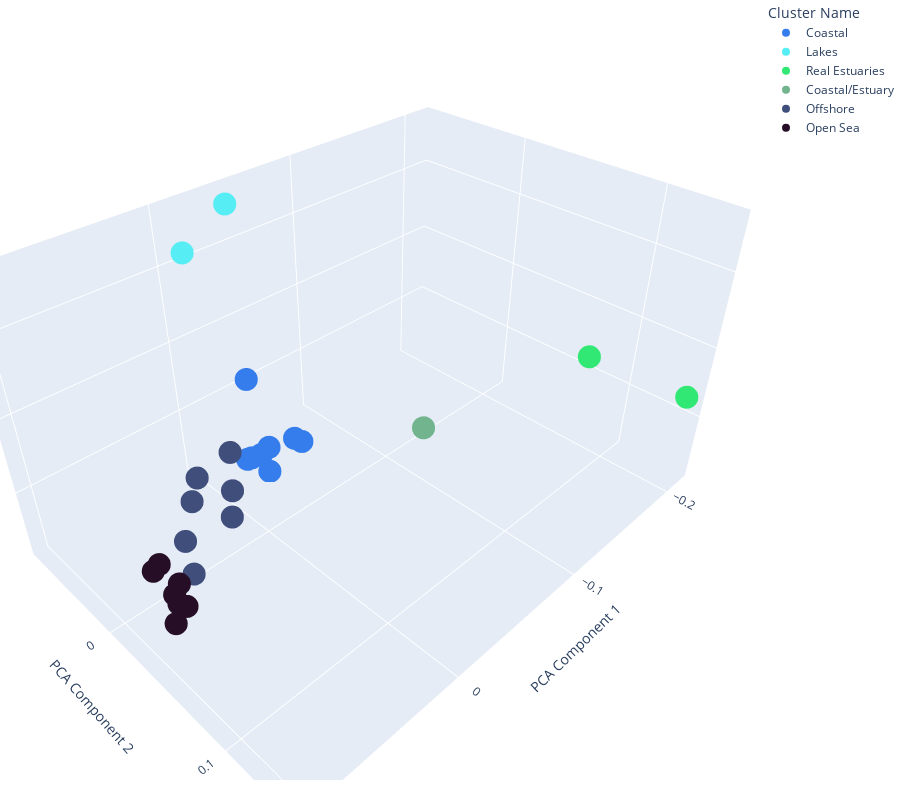

Notebook code for this chart:
### Code cell
plot_inertia(10)

n_clusters = 6
kmeans = KMeans(n_clusters=n_clusters, random_state=0)
kmeans.fit(feature_vecs)
labels = kmeans.labels_
print(labels)

pca = PCA(n_components=3)
reduced_features = pca.fit_transform(feature_vecs)

# fig = plt.figure()
# ax = fig.add_subplot(111, projection='3d')

# colors = ['r', 'g', 'b', 'y', 'c', 'm']
# for i in range(n_clusters):
#     ax.scatter(reduced_features[labels == i, 0], reduced_features[labels == i, 1], reduced_features[labels == i, 2], 
#                color=colors[i], label=f'Cluster {i}')

# ax.set_xlabel('PCA Component 1')
# ax.set_ylabel('PCA Component 2')
# ax.set_zlabel('PCA Component 3')
# ax.legend()
# plt.title('K-means Clustering')
# plt.show()

location_clusters = []

for i in range(n_clusters):
    location_cluster = [locations[j] for j in range(len(labels)) if labels[j] == i]
    location_clusters.append(location_cluster)
    print(f"Cluster {i}:")
    print(location_cluster)
    print(len(location_cluster))
    print()

color_dict = {"Open Sea": "#260f26", "Offshore": "#404e7c", "Coastal": "#357ded", "Coastal/Estuary": "#71b48d", "Real Estuaries": "#32e875", "Lakes": "#56eef4"}


cluster_name_map = {"0": "Open Sea", "1": "Offshore", "2": "Coastal", "3": "Coastal/Estuary", "4": "Real Estuaries", "5": "Lakes"}



df = pd.DataFrame(reduced_features, columns=['PCA Component 1', 'PCA Component 2', 'PCA Component 3'])
df['Cluster'] = labels.astype(str)
df['Cluster Name'] = df['Cluster'].map(cluster_name_map)

df['Location'] = normalized_phyto.index
display(df)
print(df)
fig = px.scatter_3d(df, x='PCA Component 1', y='PCA Component 2', z='PCA Component 3', color='Cluster Name', color_discrete_map = color_dict, hover_name='Location', height=600, width=900)

fig.update_layout(margin=dict(l=0, r=0, b=20, t=0), legend=dict(y=0.5))

fig.show()

### Figure 1 — Plotly figure (JSON) as saved in the notebook; plotly's stock layout.template omitted (floating-point values rounded to 4 significant figures)
{"data": [{"hovertemplate": "<b>%{hovertext}</b><br><br>Cluster Name=Coastal<br>PCA Component 1=%{x}<br>PCA Component 2=%{y}<br>PCA Component 3=%{z}<extra></extra>", "hovertext": ["DANTZGT", "GOERE6", "HUIBGOT", "LODSGT", "MARSDND", "ROTTMPT3", "VLISSGBISSVH", "WALCRN2"], "legendgroup": "Coastal", "marker": {"color": "#357ded", "symbol": "circle"}, "mode": "markers", "name": "Coastal", "scene": "scene", "showlegend": true, "type": "scatter3d", "x": [-0.06407, -0.02193, -0.03092, -0.04758, -0.01582, -0.0286, -0.06076, -0.03212], "y": [-0.05004, -0.04127, -0.03455, -0.07508, -0.03714, -0.04011, -0.03856, -0.03736], "z": [-0.0399, -0.02713, -0.01995, 0.003416, -0.02236, -0.0276, -0.03434, -0.04186]}, {"hovertemplate": "<b>%{hovertext}</b><br><br>Cluster Name=Lakes<br>PCA Component 1=%{x}<br>PCA Component 2=%{y}<br>PCA Component 3=%{z}<extra></extra>", "hovertext": ["DREISR", "SOELKKPDOT"], "legendgroup": "Lakes", "marker": {"color": "#56eef4", "symbol": "circle"}, "mode": "markers", "name": "Lakes", "scene": "scene", "showlegend": true, "type": "scatter3d", "x": [-0.008509, -0.03646], "y": [-0.06873, -0.06375], "z": [0.1101, 0.1318]}, {"hovertemplate": "<b>%{hovertext}</b><br><br>Cluster Name=Real Estuaries<br>PCA Component 1=%{x}<br>PCA Component 2=%{y}<br>PCA Component 3=%{z}<extra></extra>", "hovertext": ["GROOTGND", "SCHAARVODDL"], "legendgroup": "Real Estuaries", "marker": {"color": "#32e875", "symbol": "circle"}, "mode": "markers", "name": "Real Estuaries", "scene": "scene", "showlegend": true, "type": "scatter3d", "x": [-0.1934, -0.2125], "y": [0.08436, 0.1429], "z": [0.02716, 0.0163]}, {"hovertemplate": "<b>%{hovertext}</b><br><br>Cluster Name=Coastal/Estuary<br>PCA Component 1=%{x}<br>PCA Component 2=%{y}<br>PCA Component 3=%{z}<extra></extra>", "hovertext": ["HANSWGL"], "legendgroup": "Coastal/Estuary", "marker": {"color": "#71b48d", "symbol": "circle"}, "mode": "markers", "name": "Coastal/Estuary", "scene": "scene", "showlegend": true, "type": "scatter3d", "x": [-0.128], "y": [0.007283], "z": [-0.0347]}, {"hovertemplate": "<b>%{hovertext}</b><br><br>Cluster Name=Offshore<br>PCA Component 1=%{x}<br>PCA Component 2=%{y}<br>PCA Component 3=%{z}<extra></extra>", "hovertext": ["NOORDWK10", "NOORDWK2", "NOORDWK20", "TERSLG10", "TERSLG4", "WALCRN20", "WALCRN70"], "legendgroup": "Offshore", "marker": {"color": "#404e7c", "symbol": "circle"}, "mode": "markers", "name": "Offshore", "scene": "scene", "showlegend": true, "type": "scatter3d", "x": [0.02899, -0.003479, 0.04207, 0.0591, 0.01252, 0.01998, 0.06689], "y": [-0.02433, -0.03688, -0.01143, 0.004754, -0.01498, -0.007078, 0.02202], "z": [-0.002555, -0.009682, -0.004004, -0.01141, -0.0166, -0.02718, -0.01782]}, {"hovertemplate": "<b>%{hovertext}</b><br><br>Cluster Name=Open Sea<br>PCA Component 1=%{x}<br>PCA Component 2=%{y}<br>PCA Component 3=%{z}<extra></extra>", "hovertext": ["NOORDWK70", "ROTTMPT50", "ROTTMPT70", "TERSLG100", "TERSLG135", "TERSLG175", "TERSLG235"], "legendgroup": "Open Sea", "marker": {"color": "#260f26", "symbol": "circle"}, "mode": "markers", "name": "Open Sea", "scene": "scene", "showlegend": true, "type": "scatter3d", "x": [0.0934, 0.0886, 0.08907, 0.09854, 0.09943, 0.09645, 0.08908], "y": [0.04359, 0.0205, 0.02896, 0.05706, 0.06128, 0.06286, 0.04569], "z": [-0.01723, -0.0008834, 0.01038, 0.01791, 0.01585, 0.01295, 0.009369]}], "layout": {"height": 800, "legend": {"title": {"text": "Cluster Name"}, "tracegroupgap": 0}, "margin": {"b": 20, "l": 0, "r": 0, "t": 0}, "scene": {"domain": {"x": [0, 1], "y": [0, 1]}, "xaxis": {"title": {"text": "PCA Component 1"}}, "yaxis": {"title": {"text": "PCA Component 2"}}, "zaxis": {"title": {"text": "PCA Component 3"}}}, "width": 900}}
